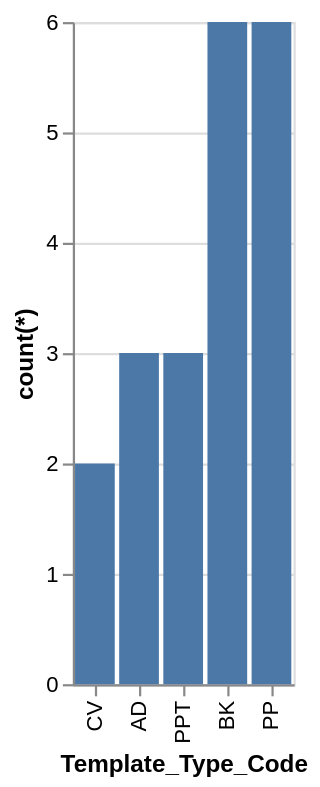

This figure's Vega-Lite source:
### Vega-Lite specification from a JSON file in a GitHub repository (floating-point values rounded to 4 significant figures)
{"data": {"values": [{"x_data": "AD", "y_data": 3}, {"x_data": "BK", "y_data": 6}, {"x_data": "CV", "y_data": 2}, {"x_data": "PP", "y_data": 6}, {"x_data": "PPT", "y_data": 3}]}, "mark": "bar", "encoding": {"x": {"field": "x_data", "type": "nominal", "title": "Template_Type_Code", "sort": {"op": "sum", "field": "y_data", "order": "ascending"}}, "y": {"field": "y_data", "type": "quantitative", "title": "count(*)"}}}
